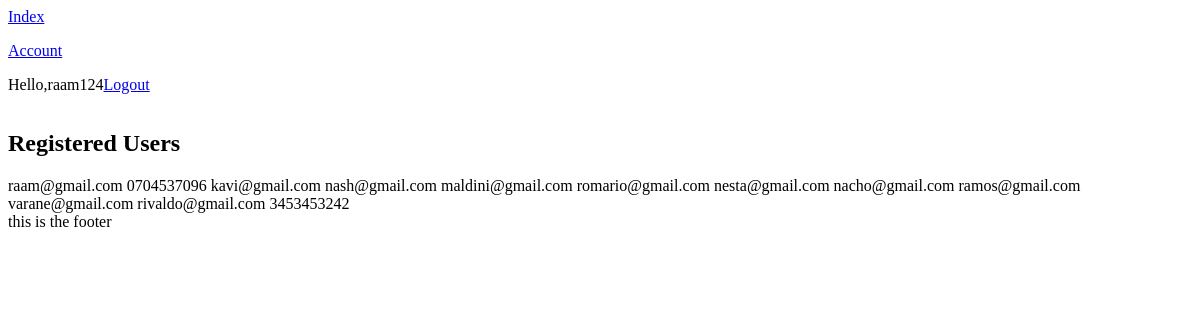
/personal/index (signed in), run on an earlier commit of the app's database.
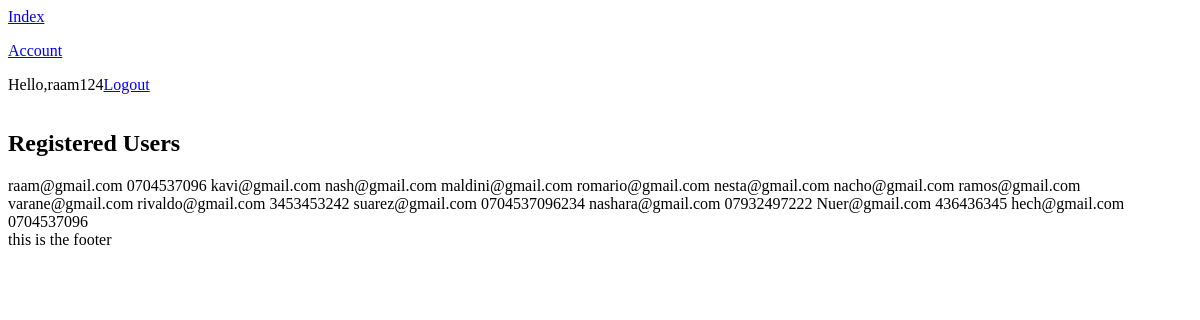
And on a later commit of the database.
### account/models.py (models this page shows, shortened)
class User(AbstractUser):
    email           = models.CharField(verbose_name='email',max_length=50,unique=True)
    username        = models.CharField(max_length=100,null=True)
    cnumber         = models.CharField(max_length=20)
    date_joined     = models.DateTimeField(verbose_name='date joined',auto_now_add=True)
    last_login      = models.DateTimeField(verbose_name='last login',auto_now= True)
    is_admin        = models.BooleanField(default=False)
    is_superuser    = models.BooleanField(default=False)
    is_staff        = models.BooleanField(default=False)
    is_active       = models.BooleanField(default=True)
    objects = UserManager()
    USERNAME_FIELD = 'email'
    REQUIRED_FIELDS = ['username','cnumber']

### personal/views.py (the view)
# urls.py: path('index',views.index,name='index')
def index(request):
    users = User.objects.all()
    context = {
        'users':users
    }
    return render(request,'personal/index.html',context)

### personal/templates/personal/index.html
{% extends 'personal/base.html' %}
{% block content %}
<h2>Registered Users</h2>
{% for user in users %}
    {{user.email}}
    {{user.cnumber}}
{% endfor %}
{% endblock content %}

### personal/templates/personal/base.html (shortened to what this page needs)
{% load static %}
<html>
    <head>
        {% if request.user.is_authenticated %}
            <p><a href="{% url 'index' %}">Index</a></p>
            <p><a href="{% url 'account' %}">Account</a></p>
            <p>Hello,{{request.user.username}}<a href="{% url 'logout' %}">Logout</a></p>
        {% else %}
            <p><a href="{% url 'index' %}">Index</a></p>
            <p><a href="{% url 'register' %}">Register</a></p><p><a href="{% url 'login' %}">Login</a></p>
        {% endif %}
    </head>
    <body>
    {% block content %}
    {% endblock content %}
    </body>
    <footer>
        this is the footer
    </footer>
</html>

What changed in the data, as far as the page shows it:
added User: email "suarez@gmail.com", cnumber "0704537096234"
added User: email "nashara@gmail.com", cnumber "07932497222"
added User: email "Nuer@gmail.com", cnumber "436436345"
added User: email "hech@gmail.com", cnumber "0704537096"
